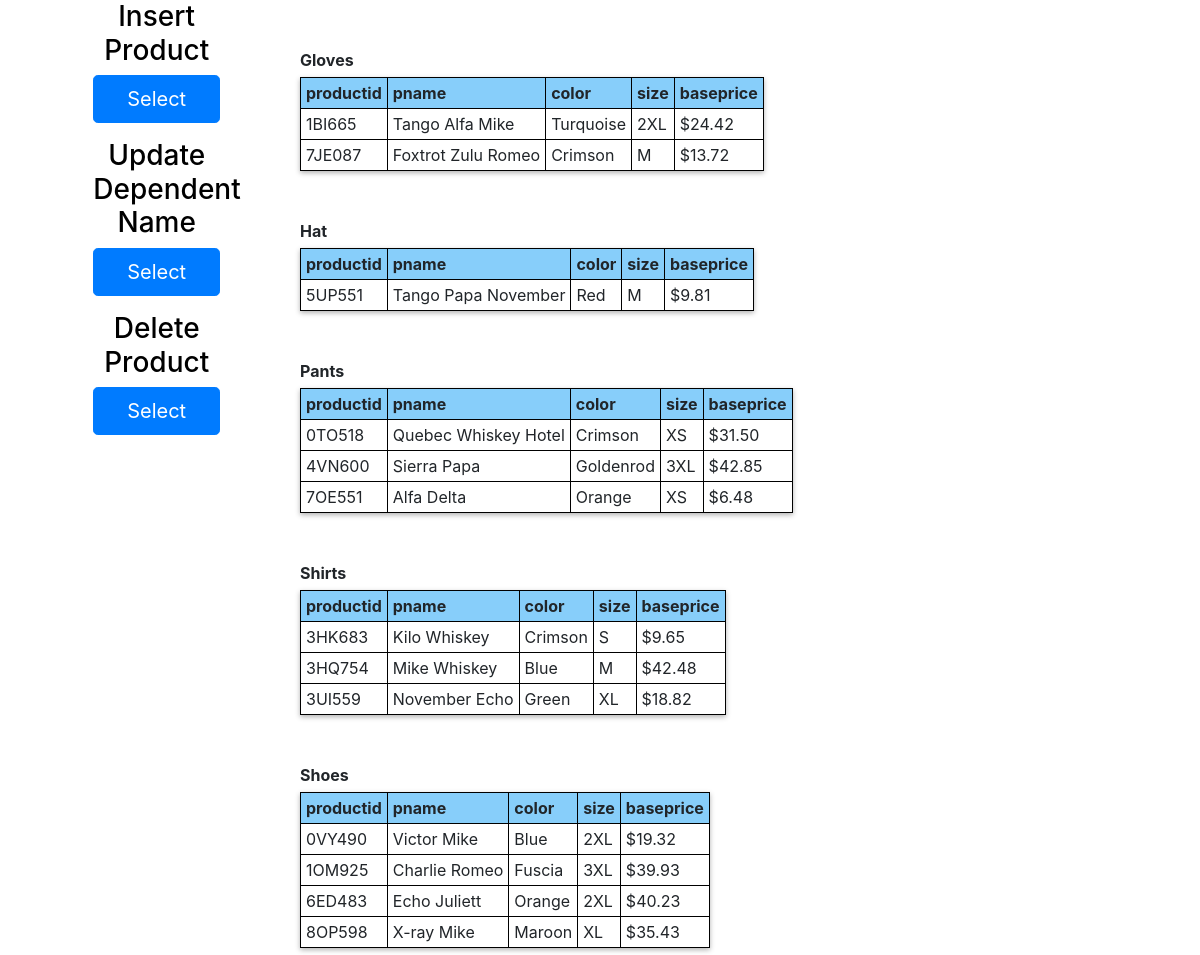
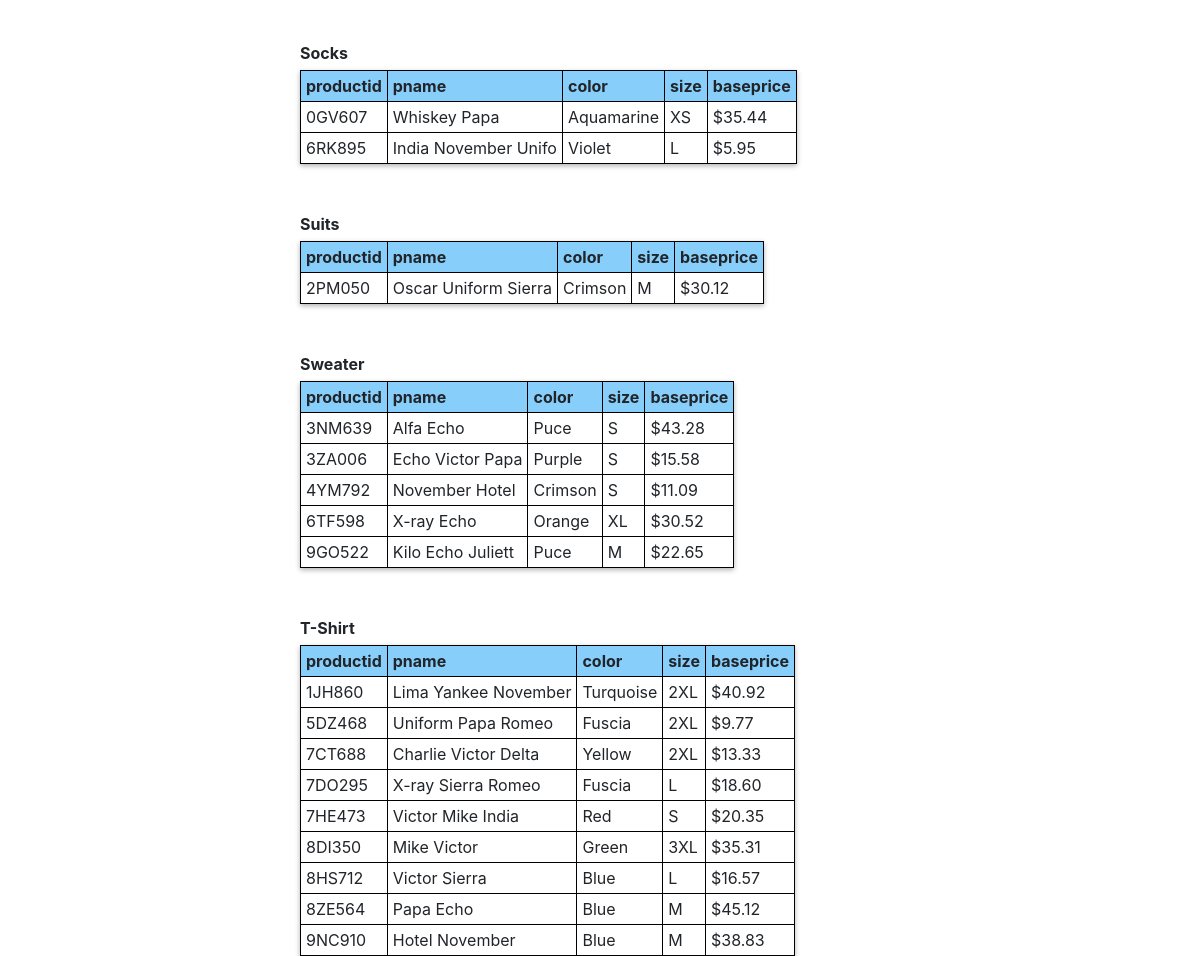
The app's page /Interface/homepage.php with its own data (2 pictures, top to bottom).
### tables this page shows
CREATE TABLE `product` (
  `productid` varchar(10) NOT NULL,
  `pname` varchar(20) NOT NULL,
  `color` varchar(20) NOT NULL,
  `size` varchar(20) NOT NULL,
  `ptype` varchar(20) NOT NULL,
  `baseprice` varchar(10) NOT NULL
);

### Interface/homepage.php (the view, shortened to what this page needs)
<html>
    <head>
	<link rel="stylesheet" href="https://stackpath.bootstrapcdn.com/bootstrap/4.4.1/css/bootstrap.min.css">
	<link rel="stylesheet" href="style.css">
    </head>
    <body>
	<div class="float-left">
	    <div class="container">
		<div class="col">
		    <div class="row-md-4 offset-md-4 form-div2 login">
			<form action="query1.php" method="post">
			    <h3 class="text-center" style="Color:Black">Insert Product</h3>
			    <div class="form-group">
				<button type="submit" name="select-btn" class="btn btn-primary btn-block btn-lg">Select</button>
			    </div>
			</form>
		    </div>
		    <div class="row-md-4 offset-md-4 form-div2 login">
			<form action="query2.php" method="post">
			    <h3 class="text-center" style="Color:Black">Update Dependent Name</h3>
			    <div class="form-group">
				<button type="submit" name="select-btn" class="btn btn-primary btn-block btn-lg">Select</button>
			    </div>
			</form>
		    </div>
		    <div class="row-md-4 offset-md-4 form-div2 login">
			<form action="query4.php" method="post">
			    <h3 class="text-center" style="Color:Black">Delete Product</h3>
			    <div class="form-group">
				<button type="submit" name="select-btn" class="btn btn-primary btn-block btn-lg">Select</button>
			    </div>
			</form>
		    </div>
		</div>
	    </div>
	</div>
	<div class="main">
	    <?php
	    $host = "localhost";
	    $dbusername = "root";
	    $dbpassword = "";
	    $dbname = "turnit";
	    $conn = new PDO('mysql:host=' . $host . ';dbname=' . $dbname, $dbusername, $dbpassword);
	    if (!$conn)
	    {
		die("Connection failed");
	    }
	    else
	    {
		if($stmt = $conn->prepare("SELECT ptype FROM `product` Group By ptype"))
		{
		    $stmt->execute();
		    $rows = $stmt->fetchAll(PDO::FETCH_ASSOC);
		    $array = array();
		    foreach ($rows as $row)
		    {
			$type = $row["ptype"];
			$query = "SELECT * from `product` where ptype='$type'";
			$stmt = $conn->prepare($query);
			$stmt->execute();
			$products = $stmt->fetchAll(PDO::FETCH_ASSOC);
			array_push($array, $products);
		    }
		    foreach ($array as $a)
		    {
			echo nl2br(" \n ");
			echo nl2br(" \n ");
			echo "<div class='proType'>".$a[0]['ptype']."</div>";
			echo '<table>';
			echo '<tr class="heading">';
			echo "<th>productid</th>";
			echo "<th>pname</th>";
			echo "<th>color</th>";
			echo "<th>size</th>";
			echo "<th>baseprice</th>";
			echo '</tr>';
			foreach ($a as $b)
			{
			    echo '<tr>';
			    echo "<td>".$b['productid']."</td>";
			    echo "<td>".$b['pname']."</td>";
			    echo "<td>".$b['color']."</td>";
			    echo "<td>".$b['size']."</td>";
			    echo "<td>".$b['baseprice']."</td>";
			    echo '</tr>';
			}
			echo '</table>';
		    }
		}
	    }
	    ?>
	</div>
    </body>
</html>

### Interface/style.css (style rules this page uses)
h3 { color: white; }
.float-left { float: left; width: 250px; position: fixed; }
.main { margin-left: 300px; }
table, td, th, tr { border: 1px black solid; border-collapse: collapse; }
td, tr, th { padding: 5px; }
.proType { font-weight: bold; margin-bottom: 5px; }
.heading { background: lightskyblue; }
table { box-shadow: 0 2px 5px rgba(0, 0, 0, 0.3); box-sizing: border-box; }

### records on screen
product: ptype "Gloves", productid "1BI665", pname "Tango Alfa Mike", color "Turquoise", size "2XL", baseprice "$24.42"
product: productid "7JE087", pname "Foxtrot Zulu Romeo", color "Crimson", size "M", baseprice "$13.72"
product: ptype "Hat", productid "5UP551", pname "Tango Papa November", color "Red", size "M", baseprice "$9.81"
product: ptype "Pants", productid "0TO518", pname "Quebec Whiskey Hotel", color "Crimson", size "XS", baseprice "$31.50"
product: productid "4VN600", pname "Sierra Papa", color "Goldenrod", size "3XL", baseprice "$42.85"
product: productid "7OE551", pname "Alfa Delta", color "Orange", size "XS", baseprice "$6.48"
product: ptype "Shirts", productid "3HK683", pname "Kilo Whiskey", color "Crimson", size "S", baseprice "$9.65"
product: productid "3HQ754", pname "Mike Whiskey", color "Blue", size "M", baseprice "$42.48"
product: productid "3UI559", pname "November Echo", color "Green", size "XL", baseprice "$18.82"
product: ptype "Shoes", productid "0VY490", pname "Victor Mike", color "Blue", size "2XL", baseprice "$19.32"
product: productid "1OM925", pname "Charlie Romeo", color "Fuscia", size "3XL", baseprice "$39.93"
product: productid "6ED483", pname "Echo Juliett", color "Orange", size "2XL", baseprice "$40.23"
product: productid "8OP598", pname "X-ray Mike", color "Maroon", size "XL", baseprice "$35.43"
product: ptype "Socks", productid "0GV607", pname "Whiskey Papa", color "Aquamarine", size "XS", baseprice "$35.44"
product: productid "6RK895", pname "India November Unifo", color "Violet", size "L", baseprice "$5.95"
product: ptype "Suits", productid "2PM050", pname "Oscar Uniform Sierra", color "Crimson", size "M", baseprice "$30.12"
product: ptype "Sweater", productid "3NM639", pname "Alfa Echo", color "Puce", size "S", baseprice "$43.28"
product: productid "3ZA006", pname "Echo Victor Papa", color "Purple", size "S", baseprice "$15.58"
product: productid "4YM792", pname "November Hotel", color "Crimson", size "S", baseprice "$11.09"
product: productid "6TF598", pname "X-ray Echo", color "Orange", size "XL", baseprice "$30.52"
product: productid "9GO522", pname "Kilo Echo Juliett", color "Puce", size "M", baseprice "$22.65"
product: ptype "T-Shirt", productid "1JH860", pname "Lima Yankee November", color "Turquoise", size "2XL", baseprice "$40.92"
product: productid "5DZ468", pname "Uniform Papa Romeo", color "Fuscia", size "2XL", baseprice "$9.77"
product: productid "7CT688", pname "Charlie Victor Delta", color "Yellow", size "2XL", baseprice "$13.33"
product: productid "7DO295", pname "X-ray Sierra Romeo", color "Fuscia", size "L", baseprice "$18.60"
product: productid "7HE473", pname "Victor Mike India", color "Red", size "S", baseprice "$20.35"
product: productid "8DI350", pname "Mike Victor", color "Green", size "3XL", baseprice "$35.31"
product: productid "8HS712", pname "Victor Sierra", color "Blue", size "L", baseprice "$16.57"
product: productid "8ZE564", pname "Papa Echo", color "Blue", size "M", baseprice "$45.12"
product: productid "9NC910", pname "Hotel November", color "Blue", size "M", baseprice "$38.83"
